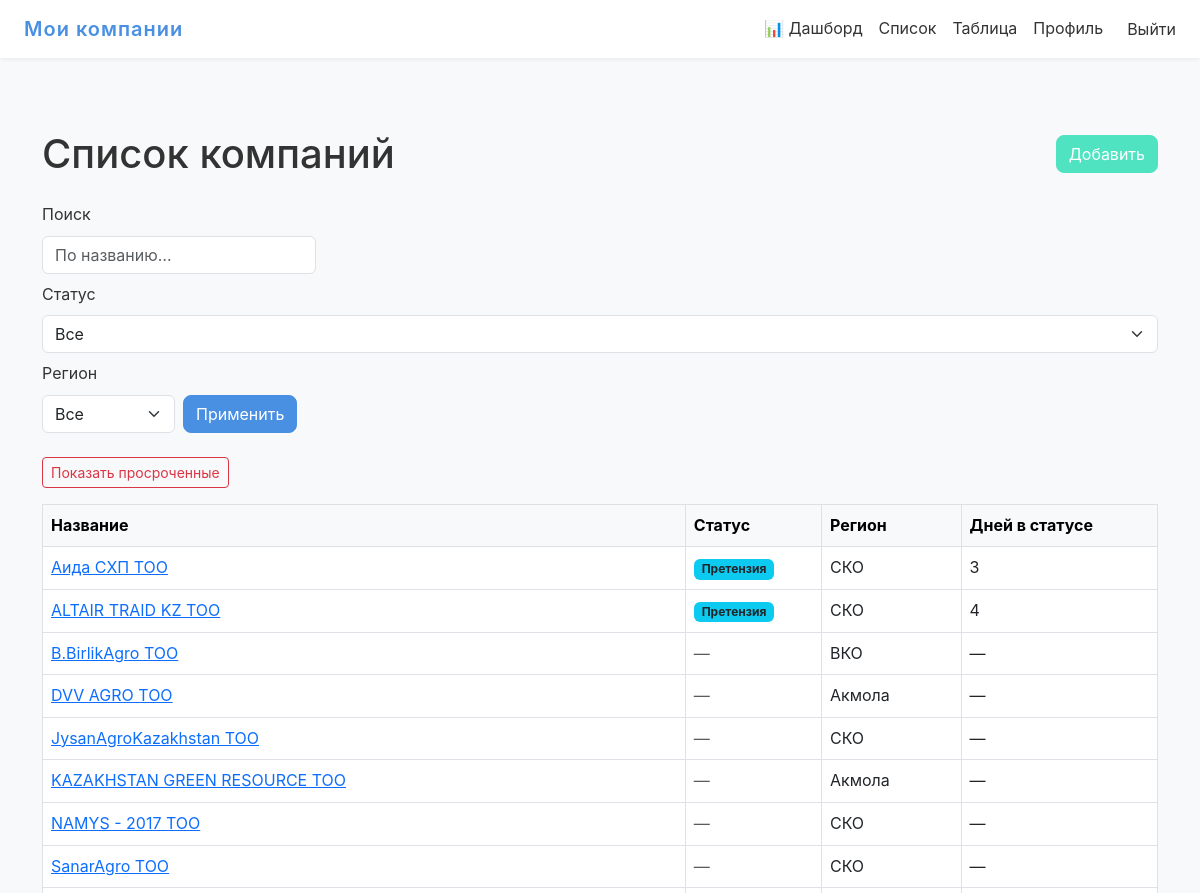
Before: / (signed in, upper part) with the older database file.
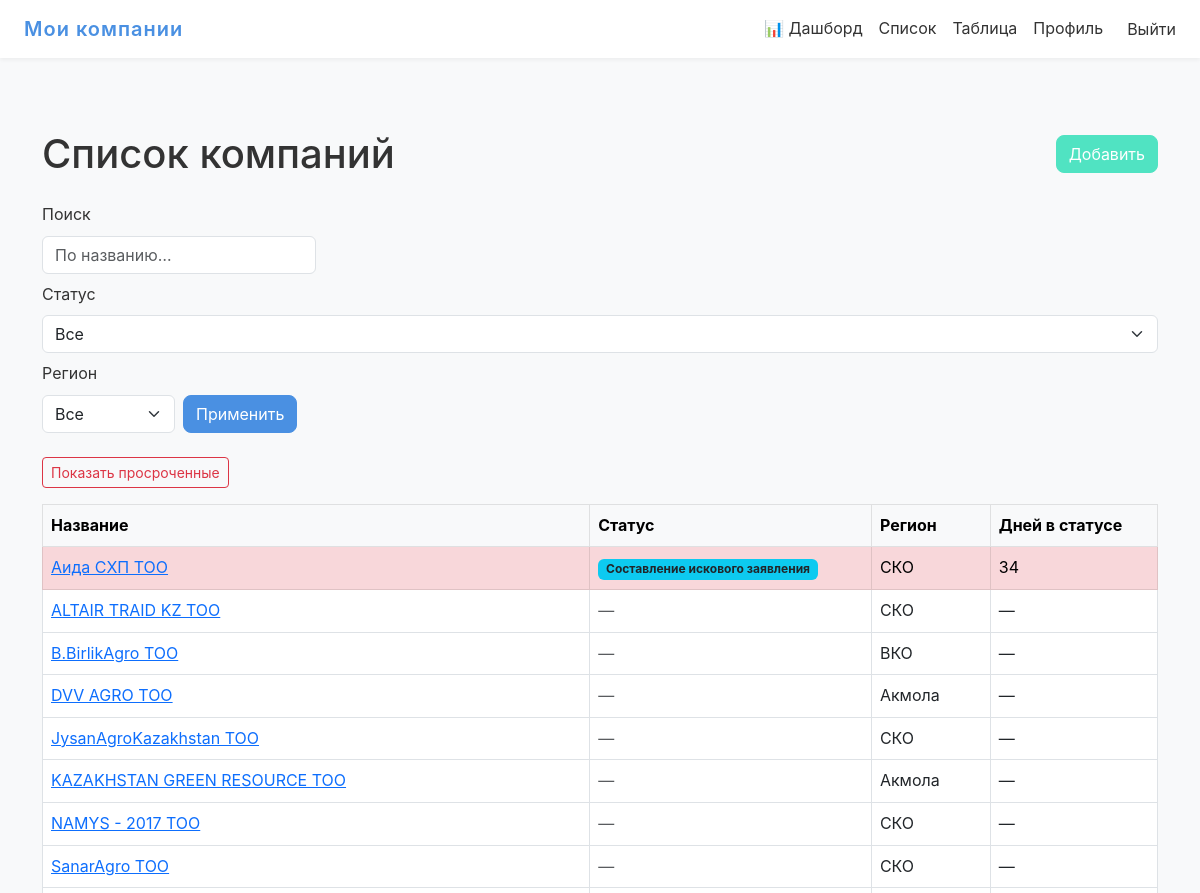
After: the same page with the newer database file.
### main/models.py (models this page shows, shortened)
class Company(models.Model):
    name = models.CharField("Название компании", max_length=200)
    bin_number = models.CharField(
        "БИН",
        max_length=50,
        blank=True,
        null=True,
        help_text="Бизнес-идентификационный номер (необязательно)"
    )
    manager_name = models.CharField(
        "Управляющий",
        max_length=150,
        blank=True,
        null=True,
        help_text="Имя ответственного лица/управляющего (необязательно)"
    )
    debt_amount = models.DecimalField(
        "Сумма долга",
        max_digits=12,
        decimal_places=2,
        blank=True,
        null=True,
        help_text="Сумма долга (необязательно)"
    )
    status = models.ForeignKey(
        Status,
        on_delete=models.SET_NULL,
        null=True,
        blank=True,
        related_name="+",
        verbose_name="Текущий статус"
    )
    position = models.IntegerField(
        "Позиция в колонке",
        default=0,
        help_text="Порядок внутри одного статуса на доске"
    )
    region = models.CharField(
        "Регион",
        max_length=3,
        choices=REGION_CHOICES,
        default="KST",
        help_text="Географический регион компании"
    )
    repaid_amount = models.DecimalField(
        "Сумма погашения",
        max_digits=12,
        decimal_places=2,
        blank=True,
        null=True,
        help_text="Сумма уже погашенного долга (если есть)"
    )
    class Meta:
        ordering = ["position"]
        verbose_name = "Компания"
        verbose_name_plural = "Компании"

class Status(models.Model):
    name = models.CharField("Название статуса", max_length=400)
    order = models.PositiveIntegerField(
        "Порядок отображения",
        default=0,
        help_text="Чем меньше — тем левее на доске"
    )
    duration_days = models.PositiveIntegerField(
        "Рекомендуемое время (дней)",
        default=0,
        help_text="Рекомендованное количество дней в этом статусе"
    )
    class Meta:
        ordering = ["order"]
        verbose_name = "Статус"
        verbose_name_plural = "Статусы"

### main/views.py (the view)
# urls.py: path('', views.index, name='index'),
@login_required
def index(request):
    if request.user.is_staff:
        qs = Company.objects.all()
    else:
        user_regions = request.user.profile.regions.values_list('code', flat=True)
        qs = Company.objects.filter(region__in=user_regions)
    q       = request.GET.get('q', '').strip()
    st_id   = request.GET.get('status')
    region  = request.GET.get('region')
    overdue = request.GET.get('overdue') == '1'
    if q:
        qs = qs.filter(name__icontains=q)
    if st_id:
        qs = qs.filter(status_id=st_id)
    if request.user.is_staff and region:
        qs = qs.filter(region=region)
    companies = []
    now = timezone.now()
    for c in qs.order_by('position'):
        last = c.history.first()
        if last and c.status and c.status.duration_days:
            workdays_elapsed = count_workdays(last.changed_at, now)
            is_overdue       = workdays_elapsed > c.status.duration_days
            days_in_status   = workdays_elapsed
        else:
            is_overdue     = False
            days_in_status = None
        if overdue and not is_overdue:
            continue
        c.days_in_status = days_in_status
        c.is_overdue     = is_overdue
        companies.append(c)
    return render(request, 'main/index.html', {
        'title':    'Список компаний',
        'companies': companies,
        'statuses': Status.objects.order_by('order'),
        'regions':  REGION_CHOICES,
    })

### main/views.py (called while the page is built)
def count_workdays(start_dt, end_dt):
    start_date = start_dt.date()
    end_date = end_dt.date()
    workdays = 0
    current = start_date
    while current < end_date:
        if current.weekday() < 5:
            workdays += 1
        current += timedelta(days=1)
    return workdays

### main/templates/main/index.html (shortened to what this page needs)
{% extends 'main/base.html' %}
{% block content %}
<div class="container py-5">
  <div class="d-flex justify-content-between align-items-center mb-4">
    <h1 class="mb-0">{{ title }}</h1>
    <a href="{% url 'main:add_company' %}" class="btn btn-success">Добавить</a>
  </div>
  <form method="get" class="row g-2 mb-4 align-items-end">
    <div class="col-auto">
      <label class="form-label" for="id_q">Поиск</label>
      <input type="text"
             id="id_q"
             name="q"
             value="{{ request.GET.q|default_if_none:'' }}"
             class="form-control"
             placeholder="По названию…">
    </div>
    <div class="col-auto">
      <label class="form-label" for="id_status">Статус</label>
      <select id="id_status" name="status" class="form-select">
        <option value="">Все</option>
      </select>
    </div>
    {% if user.is_staff %}
      <div class="col-auto">
        <label class="form-label" for="id_region">Регион</label>
        <select id="id_region" name="region" class="form-select">
          <option value="">Все</option>
        </select>
      </div>
    {% endif %}
    <div class="col-auto">
      <button type="submit" class="btn btn-primary">Применить</button>
    </div>
  </form>
  <div class="mb-3">
    {% if request.GET.overdue == '1' %}
      <a href="{% url 'main:index' %}" class="btn btn-sm btn-outline-primary">
        Показать все
      </a>
    {% else %}
      <a href="{% url 'main:index' %}?{% if request.GET.q %}q={{ request.GET.q }}&{% endif %}
                                      overdue=1"
         class="btn btn-sm btn-outline-danger">
        Показать просроченные
      </a>
    {% endif %}
  </div>
  <table class="table table-bordered table-hover align-middle">
    <thead class="table-light">
      <tr>
        <th>Название</th>
        <th>Статус</th>
        <th>Регион</th>
        <th>Дней в статусе</th>
      </tr>
    </thead>
    <tbody>
      {% for c in companies %}
        <tr {% if c.is_overdue %}class="table-danger"{% endif %}>
          <td>
            <a href="{% url 'main:company_detail' c.pk %}">{{ c.name }}</a>
          </td>
          <td>
            {% if c.status %}
              <span class="badge bg-info text-dark">{{ c.status.name }}</span>
            {% else %}
              <span class="text-muted">—</span>
            {% endif %}
          </td>
          <td>{{ c.get_region_display }}</td>
          <td>
            {% if c.days_in_status is not None %}
              {{ c.days_in_status }}
            {% else %}
              —
            {% endif %}
          </td>
        </tr>
      {% empty %}
        <tr>
          <td colspan="4" class="text-center text-muted">Компании не найдены</td>
        </tr>
      {% endfor %}
    </tbody>
  </table>
</div>
{% endblock %}

Changed rows visible on the page:
changed Company "Аида СХП ТОО": status.name "Претензия" → "Составление искового заявления"; days_in_status "3" → "34"
changed Company "ALTAIR TRAID KZ ТОО": status.name "Претензия" → (not shown); days_in_status "4" → (not shown); now shows "—"
